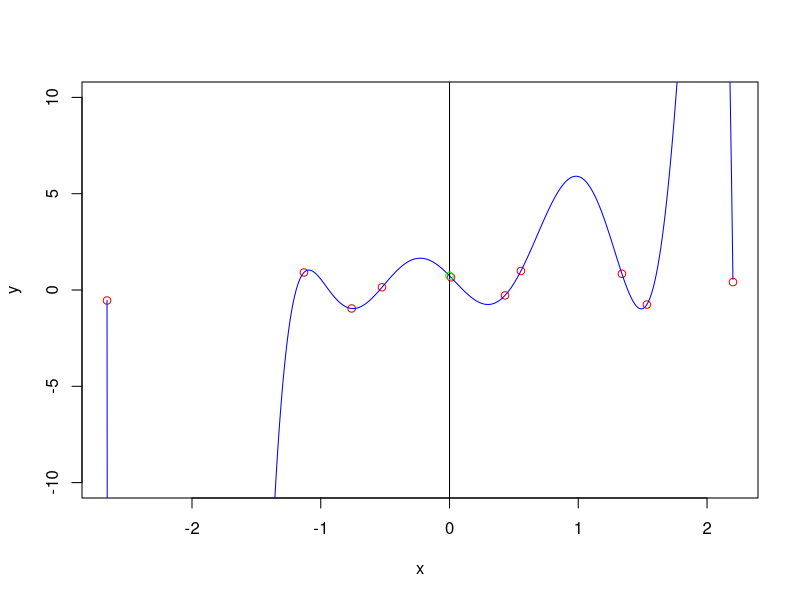

Reproduce this figure in R.
rm(list=ls())

Bisekce <- function(f,a,b){
  if(f(a)*f(b) < 0){
    fa <- f(a)
    fb <- f(b)
    repeat{
      c <- (a+b)/2
      if(c == a || c == b) break
      fc <- f(c)
      if(fa*fc < 0){
        b <- c
        fb <- fc
      }else{
        a <- c
        fa <- fc
      }
    }
  }else{
    print("Mas blbe vstup.")
  }
  return(c)
}

GaussPivot <- function(A, b){
  n <- length(b)

  Ab <- cbind(A, b)
  for(k in 1:(n-1)){
    pivot <- which.max(abs(Ab[(k:n), k])) + k - 1
    if(pivot != k){
      j <- k:(n+1)
      pom <- Ab[k, j]
      Ab[k, j] <- Ab[pivot, j]
      Ab[pivot, j] <- pom
    }
    for(i in (k+1):n){
      c <- -Ab[i,k]/Ab[k,k]
      j <- (k+1):(n+1)
      Ab[i, j] <- Ab[i, j] + c*Ab[k, j]
    }
  }

  x <- b
  x[n] <- Ab[n, n+1]/Ab[n, n]
  for(i in (n-1):1){
    j <- (i+1):n
    x[i] <- (Ab[i, n+1] - sum(Ab[i,j]*x[j]))/Ab[i, i]
  }
  return(x)
}


n <- 10
A <- matrix(0, nrow = 10, ncol = 10)
test <- 1
for (i in 1:n) {
  for (j in 1:n) {
    A[i,j] <- cos((i-1)*j) - j
  }
}

y <- c(1:n)
for (i in 1:n) {
  y[i] <- sin(i)
}

x <- GaussPivot(A, y)

Lagrange <- function(t, x, y){
  n <- length(x)
  suma <- 0
  for(i in 1:n){
    nasobic <- 1
    for(j in 1:n){
      if(j != i) nasobic <- nasobic*(t-x[j])/(x[i]-x[j])
    }
    suma <- suma + y[i]*nasobic
  }
  return(suma)
}
a <- min(x)
b <- max(x)
t <- seq(a, b, by=0.001)


plot(x,y, col="red", ylim=c(-10,10))
lines(t, Lagrange(t,x,y), col="blue")

y <- Lagrange(0, x,y)
abline(v=0)
points(0,y,col="green")

